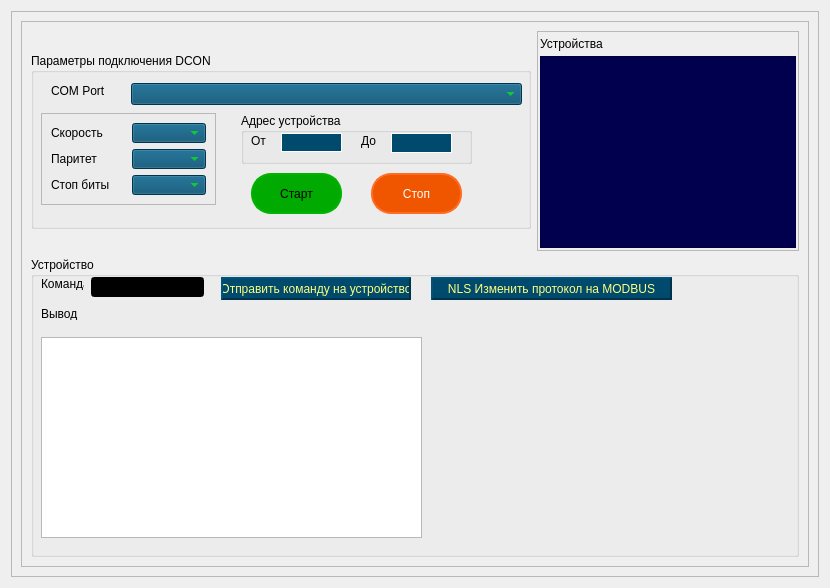
      <widget class="QWidget" name="tab_dcon_scan">
       <attribute name="title">
        <string>DCON Scan</string>
       </attribute>
       <layout class="QHBoxLayout" name="horizontalLayout_4">
        <item>
         <widget class="QFrame" name="frame">
          <property name="frameShape">
           <enum>QFrame::StyledPanel</enum>
          </property>
          <property name="frameShadow">
           <enum>QFrame::Raised</enum>
          </property>
          <layout class="QGridLayout" name="gridLayout_7">
           <item row="1" column="0">
            <widget class="QFrame" name="frame_2">
             <property name="frameShape">
              <enum>QFrame::StyledPanel</enum>
             </property>
             <property name="frameShadow">
              <enum>QFrame::Raised</enum>
             </property>
             <layout class="QGridLayout" name="gridLayout_8">
              <item row="0" column="0">
               <widget class="QGroupBox" name="groupBox_parameters_dcon">
                <property name="sizePolicy">
                 <sizepolicy hsizetype="Fixed" vsizetype="Fixed">
                  <horstretch>0</horstretch>
                  <verstretch>0</verstretch>
                 </sizepolicy>
                </property>
                <property name="minimumSize">
                 <size>
                  <width>500</width>
                  <height>176</height>
                 </size>
                </property>
                <property name="layoutDirection">
                 <enum>Qt::LeftToRight</enum>
                </property>
                <property name="autoFillBackground">
                 <bool>false</bool>
                </property>
                <property name="styleSheet">
                 <string notr="true"/>
                </property>
                <property name="title">
                 <string>Параметры подключения DCON</string>
                </property>
                <property name="alignment">
                 <set>Qt::AlignLeading|Qt::AlignLeft|Qt::AlignTop</set>
                </property>
                <widget class="QComboBox" name="comboBox_com_port_dcon">
                 <property name="geometry">
                  <rect>
                   <x>100</x>
                   <y>30</y>
                   <width>391</width>
                   <height>22</height>
                  </rect>
                 </property>
                 <property name="minimumSize">
                  <size>
                   <width>300</width>
                   <height>0</height>
                  </size>
                 </property>
                 <property name="contextMenuPolicy">
                  <enum>Qt::NoContextMenu</enum>
                 </property>
                 <property name="styleSheet">
                  <string notr="true">background-color: rgb(0, 74, 109);
color: rgb(4, 255, 0);</string>
                 </property>
                </widget>
                <widget class="QLabel" name="label">
                 <property name="geometry">
                  <rect>
                   <x>20</x>
                   <y>30</y>
                   <width>70</width>
                   <height>16</height>
                  </rect>
                 </property>
                 <property name="minimumSize">
                  <size>
                   <width>70</width>
                   <height>0</height>
                  </size>
                 </property>
                 <property name="text">
                  <string>COM Port</string>
                 </property>
                </widget>
                <widget class="QFrame" name="frame_3">
                 <property name="geometry">
                  <rect>
                   <x>10</x>
                   <y>60</y>
                   <width>175</width>
                   <height>92</height>
                  </rect>
                 </property>
                 <property name="frameShape">
                  <enum>QFrame::StyledPanel</enum>
                 </property>
                 <property name="frameShadow">
                  <enum>QFrame::Raised</enum>
                 </property>
                 <layout class="QGridLayout" name="gridLayout">
                  <item row="0" column="0">
                   <widget class="QLabel" name="label_speed_dcon">
                    <property name="minimumSize">
                     <size>
                      <width>70</width>
                      <height>20</height>
                     </size>
                    </property>
                    <property name="text">
                     <string>Скорость</string>
                    </property>
                   </widget>
                  </item>
                  <item row="0" column="2">
                   <widget class="QComboBox" name="comboBox_speed_dcon">
                    <property name="minimumSize">
                     <size>
                      <width>70</width>
                      <height>0</height>
                     </size>
                    </property>
                    <property name="contextMenuPolicy">
                     <enum>Qt::NoContextMenu</enum>
                    </property>
                    <property name="styleSheet">
                     <string notr="true">background-color: rgb(0, 74, 109);
color: rgb(4, 255, 0);</string>
                    </property>
                   </widget>
                  </item>
                  <item row="2" column="0">
                   <widget class="QLabel" name="label_s_bits_dcon">
                    <property name="minimumSize">
                     <size>
                      <width>70</width>
                      <height>20</height>
                     </size>
                    </property>
                    <property name="text">
                     <string>Стоп биты</string>
                    </property>
                   </widget>
                  </item>
                  <item row="1" column="2">
                   <widget class="QComboBox" name="comboBox_parity_dcon">
                    <property name="minimumSize">
                     <size>
                      <width>70</width>
                      <height>0</height>
                     </size>
                    </property>
                    <property name="contextMenuPolicy">
                     <enum>Qt::NoContextMenu</enum>
                    </property>
                    <property name="styleSheet">
                     <string notr="true">background-color: rgb(0, 74, 109);
color: rgb(4, 255, 0);</string>
                    </property>
                   </widget>
                  </item>
                  <item row="2" column="2">
                   <widget class="QComboBox" name="comboBox_s_bit_dcon">
                    <property name="minimumSize">
                     <size>
                      <width>70</width>
                      <height>0</height>
                     </size>
                    </property>
                    <property name="contextMenuPolicy">
                     <enum>Qt::NoContextMenu</enum>
                    </property>
                    <property name="styleSheet">
                     <string notr="true">QComboBox {
background-color: rgb(0, 74, 109);
color: rgb(4, 255, 0);
}</string>
                    </property>
                   </widget>
                  </item>
                  <item row="1" column="0">
                   <widget class="QLabel" name="label_parity_dcon">
                    <property name="minimumSize">
                     <size>
                      <width>70</width>
                      <height>20</height>
                     </size>
                    </property>
                    <property name="text">
                     <string>Паритет</string>
                    </property>
                   </widget>
                  </item>
                 </layout>
                </widget>
                <widget class="QGroupBox" name="groupBox_address_dcon">
                 <property name="geometry">
                  <rect>
                   <x>210</x>
                   <y>60</y>
                   <width>231</width>
                   <height>51</height>
                  </rect>
                 </property>
                 <property name="minimumSize">
                  <size>
                   <width>231</width>
                   <height>51</height>
                  </size>
                 </property>
                 <property name="title">
                  <string>Адрес устройства</string>
                 </property>
                 <widget class="QLineEdit" name="lineEdit_to_dcon">
                  <property name="geometry">
                   <rect>
                    <x>150</x>
                    <y>20</y>
                    <width>61</width>
                    <height>20</height>
                   </rect>
                  </property>
                  <property name="contextMenuPolicy">
                   <enum>Qt::NoContextMenu</enum>
                  </property>
                  <property name="styleSheet">
                   <string notr="true">QLineEdit {
border: 1px solid rgb(255, 255, 255);
background-color: rgb(0, 74, 109);
color: rgb(4, 255, 0);
}</string>
                  </property>
                 </widget>
                 <widget class="QLineEdit" name="lineEdit_from_dcon">
                  <property name="geometry">
                   <rect>
                    <x>40</x>
                    <y>20</y>
                    <width>61</width>
                    <height>19</height>
                   </rect>
                  </property>
                  <property name="contextMenuPolicy">
                   <enum>Qt::NoContextMenu</enum>
                  </property>
                  <property name="styleSheet">
                   <string notr="true">QLineEdit {
border: 1px solid rgb(255, 255, 255);
background-color: rgb(0, 74, 109);
color: rgb(4, 255, 0);
}</string>
                  </property>
                 </widget>
                 <widget class="QLabel" name="label_from_dcon">
                  <property name="geometry">
                   <rect>
                    <x>10</x>
                    <y>20</y>
                    <width>21</width>
                    <height>16</height>
                   </rect>
                  </property>
                  <property name="text">
                   <string>От</string>
                  </property>
                 </widget>
                 <widget class="QLabel" name="label_to_dcon">
                  <property name="geometry">
                   <rect>
                    <x>120</x>
                    <y>20</y>
                    <width>21</width>
                    <height>16</height>
                   </rect>
                  </property>
                  <property name="text">
                   <string>До</string>
                  </property>
                 </widget>
                </widget>
                <widget class="QPushButton" name="btn_start_dcon">
                 <property name="geometry">
                  <rect>
                   <x>220</x>
                   <y>120</y>
                   <width>91</width>
                   <height>41</height>
                  </rect>
                 </property>
                 <property name="sizePolicy">
                  <sizepolicy hsizetype="Expanding" vsizetype="Fixed">
                   <horstretch>0</horstretch>
                   <verstretch>0</verstretch>
                  </sizepolicy>
                 </property>
                 <property name="styleSheet">
                  <string notr="true">QPushButton {
	background-color: rgb(0, 170, 0);
	border: none;
	border-left: 2px solid rgb(0, 180, 0);
	border-top: 2px solid rgb(0, 180, 0);
	border-right: 2px solid rgb(0, 180, 0);	
	border-bottom: 2px solid rgb(0, 180, 0);
	font: 75 10pt &quot;Georgia&quot;;
	color: rgb(0, 0, 0);
	border-radius: 20px;
}

QPushButton:hover {
	background-color: rgb(0, 160, 0);
	border-left: 2px solid rgb(0, 160, 0);
	border-top: 2px solid rgb(0, 160, 0);
	border-right: 2px solid rgb(0, 160, 0);	
	border-bottom: 2px solid rgb(0, 160, 0);
}

QPushButton:pressed {
	background-color: rgb(0, 180, 0);
	border-left: 2px solid rgb(0, 130, 0);
	border-top: 2px solid rgb(0, 130, 0);
	border-right: 2px solid rgb(0, 130, 0);	
	border-bottom: 2px solid rgb(0, 130, 0);
}
</string>
                 </property>
                 <property name="text">
                  <string>Старт</string>
                 </property>
                </widget>
                <widget class="QPushButton" name="btn_stop_dcon">
                 <property name="geometry">
                  <rect>
                   <x>340</x>
                   <y>120</y>
                   <width>91</width>
                   <height>41</height>
                  </rect>
                 </property>
                 <property name="styleSheet">
                  <string notr="true">QPushButton {
	background-color: rgb(240, 85, 0);
	color: rgb(255, 255, 255);
	border: none;
	border-left: 2px solid rgb(255, 108, 35);
	border-top: 2px solid rgb(255, 108, 35);
	border-right: 2px solid rgb(255, 108, 35);	
	border-bottom: 2px solid rgb(255, 108, 35);
	font: 75 10pt &quot;Georgia&quot;;
	border-radius: 20px;
}

QPushButton:hover {
	background-color: rgb(230, 85, 0);
	border-left: 2px solid rgb(230, 85, 0);
	border-top: 2px solid rgb(230, 85, 0);
	border-right: 2px solid rgb(230, 85, 0);	
	border-bottom: 2px solid rgb(230, 85, 0);
}

QPushButton:pressed {
	background-color: rgb(250, 85, 0);
	border-left: 2px solid rgb(180, 60, 0);
	border-top: 2px solid rgb(180, 60, 0);
	border-right: 2px solid rgb(180, 60, 0);	
	border-bottom: 2px solid rgb(180, 60, 0);
}</string>
                 </property>
                 <property name="text">
                  <string>Стоп</string>
                 </property>
                </widget>
               </widget>
              </item>
              <item row="0" column="1">
               <widget class="QFrame" name="frame_4">
                <property name="minimumSize">
                 <size>
                  <width>144</width>
                  <height>176</height>
                 </size>
                </property>
                <property name="frameShape">
                 <enum>QFrame::StyledPanel</enum>
                </property>
                <property name="frameShadow">
                 <enum>QFrame::Raised</enum>
                </property>
                <layout class="QVBoxLayout" name="verticalLayout">
                 <property name="spacing">
                  <number>2</number>
                 </property>
                 <property name="leftMargin">
                  <number>2</number>
                 </property>
                 <property name="topMargin">
                  <number>2</number>
                 </property>
                 <property name="rightMargin">
                  <number>2</number>
                 </property>
                 <property name="bottomMargin">
                  <number>2</number>
                 </property>
                 <item>
                  <widget class="QLabel" name="label_devices_dcon">
                   <property name="minimumSize">
                    <size>
                     <width>0</width>
                     <height>20</height>
                    </size>
                   </property>
                   <property name="text">
                    <string>Устройства</string>
                   </property>
                  </widget>
                 </item>
                 <item>
                  <widget class="QTableWidget" name="table_devices_dcon">
                   <property name="minimumSize">
                    <size>
                     <width>140</width>
                     <height>149</height>
                    </size>
                   </property>
                   <property name="contextMenuPolicy">
                    <enum>Qt::NoContextMenu</enum>
                   </property>
                   <property name="styleSheet">
                    <string notr="true">background-color: rgb(0, 0, 79);
color: rgb(0, 255, 0);</string>
                   </property>
                  </widget>
                 </item>
                </layout>
               </widget>
              </item>
              <item row="1" column="0" colspan="2">
               <widget class="QGroupBox" name="groupBox_device_dcon">
                <property name="minimumSize">
                 <size>
                  <width>0</width>
                  <height>300</height>
                 </size>
                </property>
                <property name="title">
                 <string>Устройство</string>
                </property>
                <widget class="QLabel" name="label_command_dcon">
                 <property name="geometry">
                  <rect>
                   <x>10</x>
                   <y>20</y>
                   <width>43</width>
                   <height>13</height>
                  </rect>
                 </property>
                 <property name="text">
                  <string>Команда</string>
                 </property>
                </widget>
                <widget class="QLineEdit" name="lineEdit_command_dcon">
                 <property name="geometry">
                  <rect>
                   <x>60</x>
                   <y>20</y>
                   <width>113</width>
                   <height>20</height>
                  </rect>
                 </property>
                 <property name="contextMenuPolicy">
                  <enum>Qt::NoContextMenu</enum>
                 </property>
                 <property name="styleSheet">
                  <string notr="true">color: rgb(0, 255, 0);
background-color: rgb(0, 0, 0);
font: 10pt &quot;Terminal&quot;;</string>
                 </property>
                </widget>
                <widget class="QPushButton" name="btn_send_command_dcon">
                 <property name="geometry">
                  <rect>
                   <x>190</x>
                   <y>20</y>
                   <width>190</width>
                   <height>23</height>
                  </rect>
                 </property>
                 <property name="minimumSize">
                  <size>
                   <width>190</width>
                   <height>23</height>
                  </size>
                 </property>
                 <property name="styleSheet">
                  <string notr="true">QPushButton {
	background-color: rgb(0, 74, 109);
	color: rgb(255, 255, 127);
	border: none;
	border-left: 2px solid rgb(0, 83, 122);
	border-top: 2px solid rgb(0, 83, 122);
	border-right: 2px solid rgb(0, 50, 74);	
	border-bottom: 2px solid rgb(0, 50, 74);
}

QPushButton:hover {
	background-color: rgb(0, 74, 109);
	color:rgb(0, 255, 0);
}

QPushButton:pressed {
	background-color: rgb(0, 74, 109);
	color: rgb(0, 255, 0);
	border-left: 2px solid rgb(0, 64, 94);
	border-top: 2px solid rgb(0, 64, 94);
	border-right: 2px solid rgb(0, 83, 122);	
	border-bottom: 2px solid rgb(0, 83, 122);
}</string>
                 </property>
                 <property name="text">
                  <string>Отправить команду на устройство</string>
                 </property>
                </widget>
                <widget class="QPushButton" name="btn_change_protocol_dcon">
                 <property name="geometry">
                  <rect>
                   <x>400</x>
                   <y>20</y>
                   <width>241</width>
                   <height>23</height>
                  </rect>
                 </property>
                 <property name="minimumSize">
                  <size>
                   <width>190</width>
                   <height>23</height>
                  </size>
                 </property>
                 <property name="styleSheet">
                  <string notr="true">QPushButton {
	background-color: rgb(0, 74, 109);
	color: rgb(255, 255, 127);
	border: none;
	border-left: 2px solid rgb(0, 83, 122);
	border-top: 2px solid rgb(0, 83, 122);
	border-right: 2px solid rgb(0, 50, 74);	
	border-bottom: 2px solid rgb(0, 50, 74);
}

QPushButton:hover {
	background-color: rgb(0, 74, 109);
	color:rgb(0, 255, 0);
}

QPushButton:pressed {
	background-color: rgb(0, 74, 109);
	color: rgb(0, 255, 0);
	border-left: 2px solid rgb(0, 64, 94);
	border-top: 2px solid rgb(0, 64, 94);
	border-right: 2px solid rgb(0, 83, 122);	
	border-bottom: 2px solid rgb(0, 83, 122);
}</string>
                 </property>
                 <property name="text">
                  <string>NLS Изменить протокол на MODBUS</string>
                 </property>
                </widget>
                <widget class="QTableWidget" name="table_info_dev_dcon">
                 <property name="geometry">
                  <rect>
                   <x>10</x>
                   <y>80</y>
                   <width>381</width>
                   <height>201</height>
                  </rect>
                 </property>
                 <property name="contextMenuPolicy">
                  <enum>Qt::NoContextMenu</enum>
                 </property>
                </widget>
                <widget class="QLabel" name="label_info_dcon">
                 <property name="geometry">
                  <rect>
                   <x>10</x>
                   <y>50</y>
                   <width>43</width>
                   <height>13</height>
                  </rect>
                 </property>
                 <property name="text">
                  <string>Вывод</string>
                 </property>
                </widget>
               </widget>
              </item>
             </layout>
            </widget>
           </item>
          </layout>
         </widget>
        </item>
       </layout>
      </widget>
